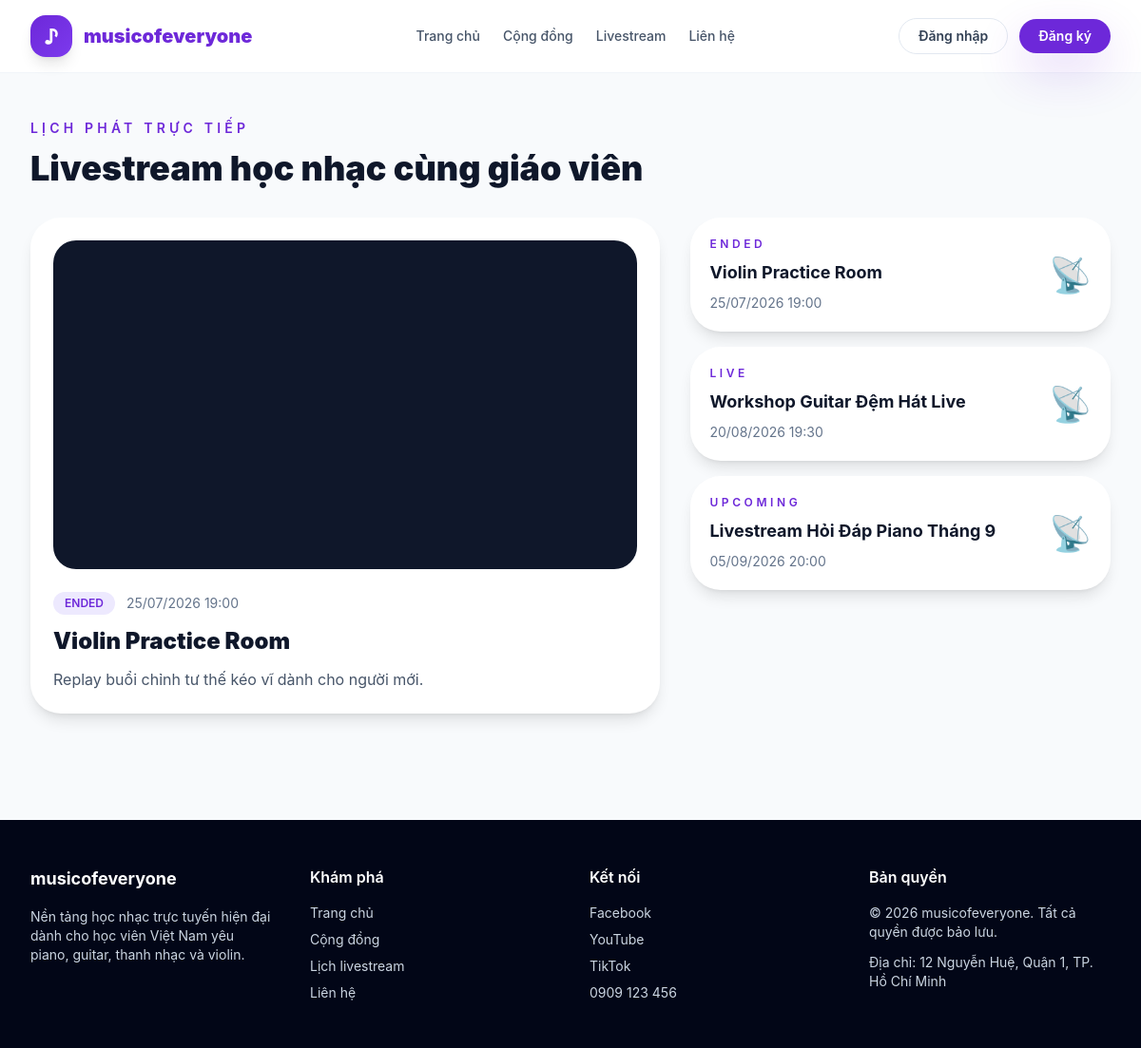
/livestream.php, run on the app's committed database.
### tables this page shows
CREATE TABLE livestreams (
    id INT UNSIGNED AUTO_INCREMENT PRIMARY KEY,
    title VARCHAR(180) NOT NULL,
    session_date DATETIME NOT NULL,
    stream_url VARCHAR(255) NOT NULL,
    description TEXT DEFAULT NULL,
    status ENUM('upcoming', 'live', 'ended') NOT NULL DEFAULT 'upcoming',
    created_at DATETIME NOT NULL
);

### includes/functions.php (called while the page is built, shortened)
<?php
require_once __DIR__ . '/../config/db.php';
function db(): PDO
{
    global $pdo;
    return $pdo;
}
function e(?string $value): string
{
    return htmlspecialchars((string) $value, ENT_QUOTES, 'UTF-8');
}
function query_all(string $sql, array $params = []): array
{
    $statement = db()->prepare($sql);
    $statement->execute($params);
    return $statement->fetchAll();
}
function query_one(string $sql, array $params = []): ?array
{
    $statement = db()->prepare($sql);
    $statement->execute($params);
    $row = $statement->fetch();
    return $row ?: null;
}
function format_datetime_vi(?string $value, string $format = 'd/m/Y H:i'): string
{
    try {
        return (new DateTime($value))->format($format);
    } catch (Throwable $exception) {
        return $value;
    }
}
function youtube_embed_url(string $url): string
{
    if (preg_match('~(?:youtu\.be/|v=)([A-Za-z0-9_-]{6,})~', $url, $matches)) {
        return 'https://www.youtube.com/embed/' . $matches[1];
    }
    return $url;
}

### livestream.php (the view, shortened to what this page needs)
<?php
require_once __DIR__ . '/includes/header.php';
$sessions = query_all('SELECT * FROM livestreams ORDER BY session_date ASC');
$selectedId = (int) ($_GET['id'] ?? ($sessions[0]['id'] ?? 0));
$selected = query_one('SELECT * FROM livestreams WHERE id = ? LIMIT 1', [$selectedId]) ?? ($sessions[0] ?? null);
$embedUrl = $selected ? youtube_embed_url((string) $selected['stream_url']) : '';
?>
<section class="mx-auto max-w-7xl px-4 py-12 lg:px-8">
    <div class="mb-8">
        <p class="text-sm font-semibold uppercase tracking-[0.3em] text-primary">Lịch phát trực tiếp</p>
        <h1 class="mt-3 text-4xl font-black text-slate-900">Livestream học nhạc cùng giáo viên</h1>
    </div>
    <div class="grid gap-8 lg:grid-cols-[1.2fr,0.8fr]">
        <div class="overflow-hidden rounded-[2rem] bg-white p-6 shadow-lg">
            <?php if ($selected): ?>
                <div class="aspect-video overflow-hidden rounded-[1.5rem] bg-slate-900">
                    <?php if (str_contains((string) $selected['stream_url'], '.m3u8')): ?>
                        <video id="livePlayer" controls class="h-full w-full"></video>
                        <script src="https://cdn.jsdelivr.net/npm/hls.js@latest"></script>
                        <script>
                            document.addEventListener('DOMContentLoaded', function () {
                                const video = document.getElementById('livePlayer');
                                const source = <?= json_encode($selected['stream_url']); ?>;
                                if (window.Hls && Hls.isSupported()) {
                                    const hls = new Hls();
                                    hls.loadSource(source);
                                    hls.attachMedia(video);
                                } else if (video.canPlayType('application/vnd.apple.mpegurl')) {
                                    video.src = source;
                                }
                            });
                        </script>
                    <?php else: ?>
                        <iframe src="<?= e($embedUrl); ?>" class="h-full w-full" allowfullscreen></iframe>
                    <?php endif; ?>
                </div>
                <div class="mt-6">
                    <div class="flex flex-wrap items-center gap-3">
                        <span class="rounded-full <?= $selected['status'] === 'live' ? 'bg-rose-100 text-rose-600' : 'bg-violet-100 text-primary'; ?> px-3 py-1 text-xs font-semibold uppercase"><?= e($selected['status']); ?></span>
                        <span class="text-sm text-slate-500"><?= e(format_datetime_vi($selected['session_date'])); ?></span>
                    </div>
                    <h2 class="mt-3 text-2xl font-black text-slate-900"><?= e($selected['title']); ?></h2>
                    <p class="mt-3 text-slate-600"><?= e($selected['description']); ?></p>
                </div>
            <?php else: ?>
                <p class="text-slate-500">Chưa có livestream nào.</p>
            <?php endif; ?>
        </div>
        <div class="space-y-4">
            <?php foreach ($sessions as $session): ?>
                <a href="/livestream.php?id=<?= e((string) $session['id']); ?>" class="block rounded-[2rem] bg-white p-5 shadow-lg transition hover:-translate-y-1">
                    <div class="flex items-center justify-between gap-4">
                        <div>
                            <p class="text-xs font-semibold uppercase tracking-[0.3em] text-primary"><?= e($session['status']); ?></p>
                            <h3 class="mt-2 text-lg font-bold text-slate-900"><?= e($session['title']); ?></h3>
                            <p class="mt-2 text-sm text-slate-500"><?= e(format_datetime_vi($session['session_date'])); ?></p>
                        </div>
                        <div class="text-4xl">📡</div>
                    </div>
                </a>
            <?php endforeach; ?>
        </div>
    </div>
</section>
<?php require_once __DIR__ . '/includes/footer.php'; ?>

### assets/css/style.css (style rules this page uses)
body { font-family: Inter, ui-sans-serif, system-ui, -apple-system, BlinkMacSystemFont, 'Segoe UI', sans-serif; }

### data on the page
livestreams: status "ENDED", session_date "25/07/2026 19:00", title "Violin Practice Room", description "Replay buổi chỉnh tư thế kéo vĩ dành cho người mới."
livestreams: status "LIVE", title "Workshop Guitar Đệm Hát Live", session_date "20/08/2026 19:30"
livestreams: status "UPCOMING", title "Livestream Hỏi Đáp Piano Tháng 9", session_date "05/09/2026 20:00"

### other printed values
setting('contact_phone', '0900 000 000') "0909 123 456"
setting('contact_address', 'TP. Hồ Chí Minh') "12 Nguyễn Huệ, Quận 1, TP. Hồ Chí Minh"
